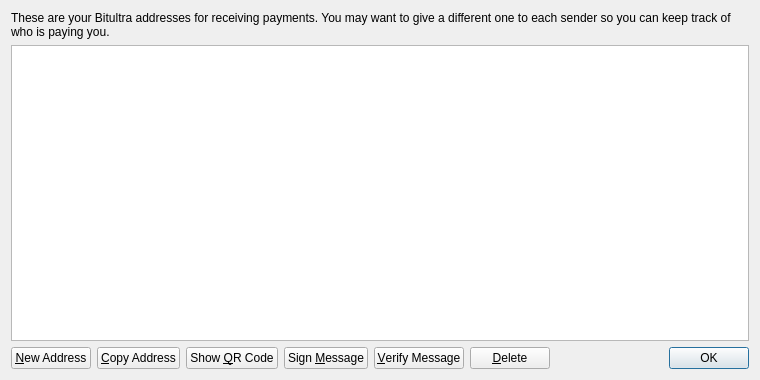
<?xml version="1.0" encoding="UTF-8"?>
<ui version="4.0">
 <class>AddressBookPage</class>
 <widget class="QWidget" name="AddressBookPage">
  <property name="geometry">
   <rect>
    <x>0</x>
    <y>0</y>
    <width>760</width>
    <height>380</height>
   </rect>
  </property>
  <property name="windowTitle">
   <string>Address Book</string>
  </property>
  <layout class="QVBoxLayout" name="verticalLayout">
   <item>
    <widget class="QLabel" name="labelExplanation">
     <property name="text">
      <string>These are your Bitultra addresses for receiving payments. You may want to give a different one to each sender so you can keep track of who is paying you.</string>
     </property>
     <property name="textFormat">
      <enum>Qt::PlainText</enum>
     </property>
     <property name="wordWrap">
      <bool>true</bool>
     </property>
    </widget>
   </item>
   <item>
    <widget class="QTableView" name="tableView">
     <property name="contextMenuPolicy">
      <enum>Qt::CustomContextMenu</enum>
     </property>
     <property name="toolTip">
      <string>Double-click to edit address or label</string>
     </property>
     <property name="tabKeyNavigation">
      <bool>false</bool>
     </property>
     <property name="selectionMode">
      <enum>QAbstractItemView::SingleSelection</enum>
     </property>
     <property name="selectionBehavior">
      <enum>QAbstractItemView::SelectRows</enum>
     </property>
     <property name="sortingEnabled">
      <bool>true</bool>
     </property>
     <attribute name="verticalHeaderVisible">
      <bool>false</bool>
     </attribute>
    </widget>
   </item>
   <item>
    <layout class="QHBoxLayout" name="horizontalLayout">
     <item>
      <widget class="QPushButton" name="newAddressButton">
       <property name="toolTip">
        <string>Create a new address</string>
       </property>
       <property name="text">
        <string>&amp;New Address</string>
       </property>
      </widget>
     </item>
     <item>
      <widget class="QPushButton" name="copyToClipboard">
       <property name="toolTip">
        <string>Copy the currently selected address to the system clipboard</string>
       </property>
       <property name="text">
        <string>&amp;Copy Address</string>
       </property>
      </widget>
     </item>
     <item>
      <widget class="QPushButton" name="showQRCode">
       <property name="text">
        <string>Show &amp;QR Code</string>
       </property>
      </widget>
     </item>
     <item>
      <widget class="QPushButton" name="signMessage">
       <property name="toolTip">
        <string>Sign a message to prove you own a Bitultra address</string>
       </property>
       <property name="text">
        <string>Sign &amp;Message</string>
       </property>
      </widget>
     </item>
     <item>
      <widget class="QPushButton" name="verifyMessage">
       <property name="toolTip">
        <string>Verify a message to ensure it was signed with a specified Bitultra address</string>
       </property>
       <property name="text">
        <string>&amp;Verify Message</string>
       </property>
      </widget>
     </item>
     <item>
      <widget class="QPushButton" name="deleteButton">
       <property name="toolTip">
        <string>Delete the currently selected address from the list</string>
       </property>
       <property name="text">
        <string>&amp;Delete</string>
       </property>
      </widget>
     </item>
     <item>
      <spacer name="horizontalSpacer">
       <property name="orientation">
        <enum>Qt::Horizontal</enum>
       </property>
       <property name="sizeHint" stdset="0">
        <size>
         <width>40</width>
         <height>20</height>
        </size>
       </property>
      </spacer>
     </item>
     <item>
      <widget class="QDialogButtonBox" name="buttonBox">
       <property name="sizePolicy">
        <sizepolicy hsizetype="Maximum" vsizetype="Fixed">
         <horstretch>0</horstretch>
         <verstretch>0</verstretch>
        </sizepolicy>
       </property>
       <property name="standardButtons">
        <set>QDialogButtonBox::Ok</set>
       </property>
      </widget>
     </item>
    </layout>
   </item>
  </layout>
 </widget>
 <resources>
  <include location="../bitcoin.qrc"/>
 </resources>
 <connections/>
</ui>
